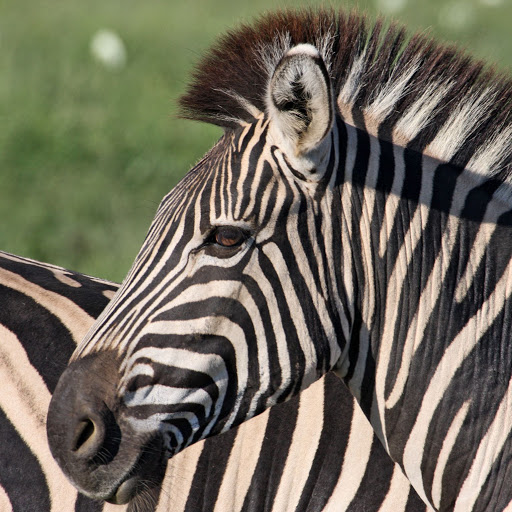
%> input picture zebra.jpg, 512 x 512 px
$ octave pyramid_gaussian.m   (GNU Octave 9; MATLAB toolbox functions it lacks are replaced by stand-ins)
%> lines starting %> are read from the running program, lines starting %| are printed output that depends on the picture
clear all;
close all;

%%# Read an image
I = imread('zebra.jpg');
%> I is the input picture: size 512x512x3 uint8; mean R, G, B 111.9, 107.1, 92.8

I = rgb2gray(I);
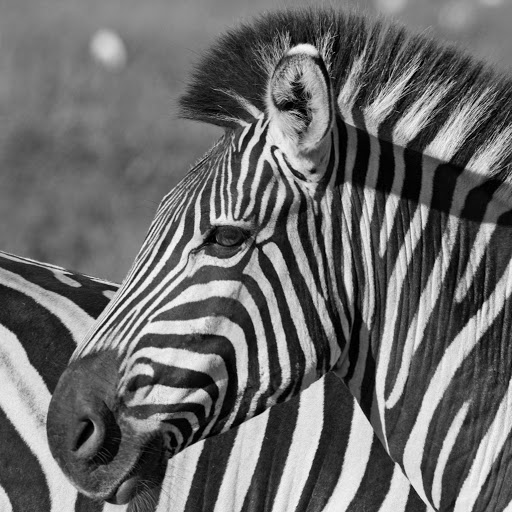
%> I: size 512x512 uint8; min 0, max 248, mean 106.9

%# Create the gaussian filter with hsize = [5 5] and sigma = 2
G = fspecial('gaussian',[5 5], 2);

size = 512;

figure(1);
imshow(I, []);

for i = 1 : 6
%> this loop made 6 passes; what is shown inside it comes from the first
    I = imfilter(I,G,'same');
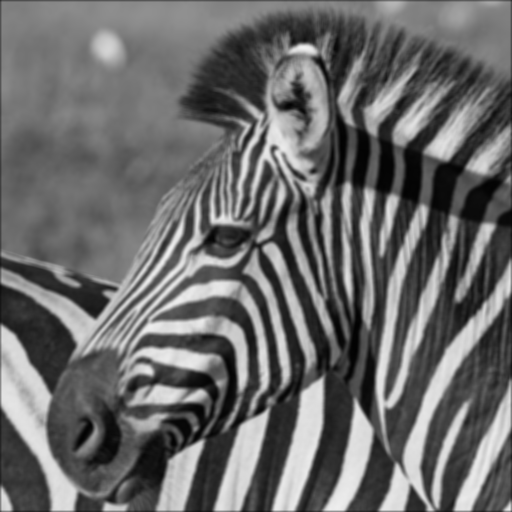
%> I: size 512x512 uint8; min 1, max 239, mean 106.4

    size = size/2;

    ig = zeros(size, size);
    for j = 1 : size
        for k = 1 : size
            ig(j, k) = I(2*j, 2*k);
        end
    end
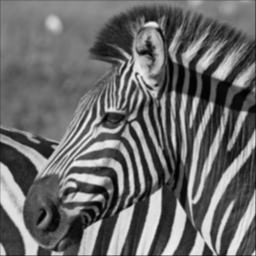
%> ig: size 256x256 double; min 1, max 239, mean 106.4

    figure(i+1);
    imshow(ig, []);

    I = ig;
end

$ run again, with 1.png saved as zebra.jpg
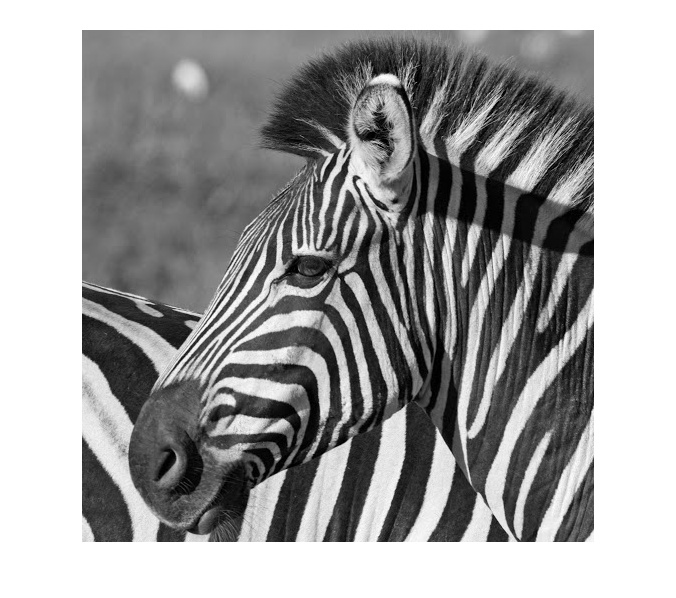
%> input picture 1.png, 676 x 598 px
%> I is the input picture: size 598x676x3 uint8; min 0, max 255, mean 160.9
%> `I = imfilter(I,G,'same');`:
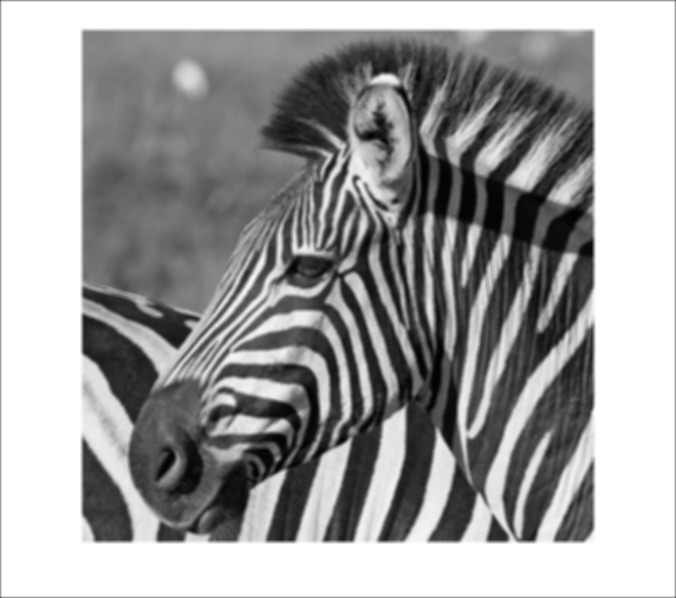
%> I: size 598x676 uint8; min 1, max 255, mean 160
%> after the loop `for j = 1 : size`:
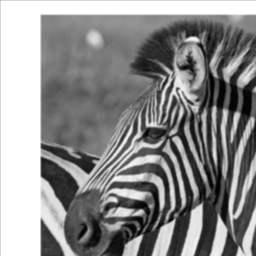
%> ig: size 256x256 double; min 1, max 255, mean 140.1
